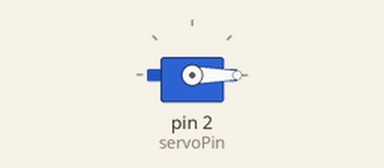
This sketch was run on a simulated Arduino Uno, built with avr-gcc and run on an emulated ATmega328P. Shown: servo.

Above: at 0.05 s.
At 3.0 s:
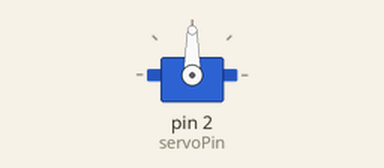
At 6.0 s:
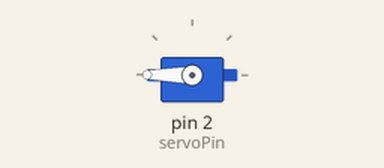
Timing chart, 0 to 7.8 s (numbered marks = the images above):
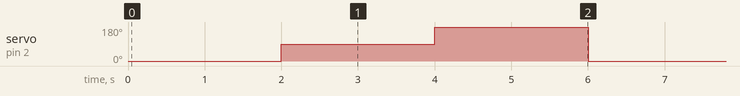

The sketch:

Kod.ino
```cpp
#include <Servo.h>
int servoPin = 2;
Servo Servo1;
void setup() {
  Servo1.attach(servoPin);
}
void loop() {
  Servo1.write(0);     //0 Derece Ayarla
  delay(2000);  //Bekle
  Servo1.write(90);   //90 Derece Ayarla
  delay(2000);  //Bekle
  Servo1.write(180); //180 Derece Ayarla
  delay(2000);  //Bekle
}
```

Measured:
- by itself, servo on pin 2 (servoPin): repeats every 6.0 s: 180° 2.0 s, 0° 2.0 s, 90° 2.0 s
